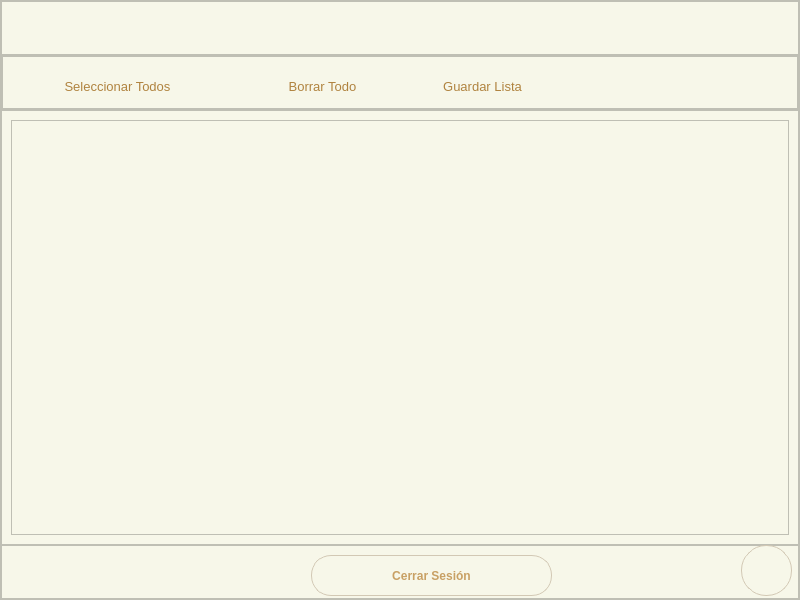
<?xml version="1.0" encoding="UTF-8"?>
<ui version="4.0">
 <class>MainWindow</class>
 <widget class="QMainWindow" name="MainWindow">
  <property name="geometry">
   <rect>
    <x>0</x>
    <y>0</y>
    <width>800</width>
    <height>600</height>
   </rect>
  </property>
  <property name="windowTitle">
   <string>MainWindow</string>
  </property>
  <widget class="QWidget" name="centralwidget">
   <layout class="QVBoxLayout" name="verticalLayout_2">
    <property name="spacing">
     <number>0</number>
    </property>
    <property name="leftMargin">
     <number>0</number>
    </property>
    <property name="topMargin">
     <number>0</number>
    </property>
    <property name="rightMargin">
     <number>0</number>
    </property>
    <property name="bottomMargin">
     <number>0</number>
    </property>
    <item>
     <widget class="QFrame" name="frame">
      <property name="styleSheet">
       <string notr="true">QFrame{
background-color: rgb(247, 247, 233) ;
color: rgb(176, 131, 63);
}
QPushButton{
background-color:#000000ff;
border-radius:25px;
}
QPushButton:hover{
background-color:rgb(230, 225, 210);
border-radius:25px;
}</string>
      </property>
      <property name="frameShape">
       <enum>QFrame::StyledPanel</enum>
      </property>
      <property name="frameShadow">
       <enum>QFrame::Raised</enum>
      </property>
      <layout class="QVBoxLayout" name="verticalLayout" stretch="1,1,8,1">
       <property name="spacing">
        <number>0</number>
       </property>
       <property name="leftMargin">
        <number>0</number>
       </property>
       <property name="topMargin">
        <number>0</number>
       </property>
       <property name="rightMargin">
        <number>0</number>
       </property>
       <property name="bottomMargin">
        <number>0</number>
       </property>
       <item>
        <widget class="QFrame" name="frameTitulo">
         <property name="styleSheet">
          <string notr="true">QFrame{
background-color: rgb(247, 247, 233) ;
color: rgb(176, 131, 63);
}
QPushButton{
background-color:#000000ff;
border-radius:25px;
}
QPushButton:hover{
background-color:rgb(230, 225, 210);
border-radius:25px;
}</string>
         </property>
         <property name="frameShape">
          <enum>QFrame::StyledPanel</enum>
         </property>
         <property name="frameShadow">
          <enum>QFrame::Raised</enum>
         </property>
         <widget class="QPushButton" name="botonSalir">
          <property name="geometry">
           <rect>
            <x>740</x>
            <y>0</y>
            <width>51</width>
            <height>51</height>
           </rect>
          </property>
          <property name="minimumSize">
           <size>
            <width>40</width>
            <height>40</height>
           </size>
          </property>
          <property name="text">
           <string/>
          </property>
          <property name="icon">
           <iconset>
            <normaloff>icono-salir.png</normaloff>icono-salir.png</iconset>
          </property>
         </widget>
         <widget class="QPushButton" name="botonRegresar">
          <property name="geometry">
           <rect>
            <x>690</x>
            <y>0</y>
            <width>51</width>
            <height>51</height>
           </rect>
          </property>
          <property name="minimumSize">
           <size>
            <width>40</width>
            <height>40</height>
           </size>
          </property>
          <property name="text">
           <string/>
          </property>
          <property name="icon">
           <iconset>
            <normaloff>icono-atras.png</normaloff>icono-atras.png</iconset>
          </property>
          <property name="iconSize">
           <size>
            <width>30</width>
            <height>30</height>
           </size>
          </property>
         </widget>
         <widget class="QLabel" name="Titulo">
          <property name="geometry">
           <rect>
            <x>10</x>
            <y>10</y>
            <width>311</width>
            <height>41</height>
           </rect>
          </property>
          <property name="font">
           <font>
            <pointsize>22</pointsize>
           </font>
          </property>
          <property name="text">
           <string/>
          </property>
         </widget>
        </widget>
       </item>
       <item>
        <widget class="QFrame" name="frame_3">
         <property name="styleSheet">
          <string notr="true">QFrame{ background-color: rgb(247, 247, 233) ; }
QRadioButton {
    color: rgb(200, 160, 100);      
}

QRadioButton::indicator {
    width: 14px;
    height: 14px;
    border-radius: 7px;
    border: 2px solid rgb(230, 150, 150);
    background-color: rgb(255, 255, 255);
}

QRadioButton::indicator:checked {
    border: 2px solid rgb(220, 100, 100);
}</string>
         </property>
         <property name="frameShape">
          <enum>QFrame::StyledPanel</enum>
         </property>
         <property name="frameShadow">
          <enum>QFrame::Raised</enum>
         </property>
         <layout class="QHBoxLayout" name="horizontalLayout" stretch="9">
          <property name="spacing">
           <number>0</number>
          </property>
          <property name="leftMargin">
           <number>0</number>
          </property>
          <property name="topMargin">
           <number>0</number>
          </property>
          <property name="rightMargin">
           <number>0</number>
          </property>
          <property name="bottomMargin">
           <number>0</number>
          </property>
          <item>
           <widget class="QFrame" name="frameReceta">
            <property name="styleSheet">
             <string notr="true">QFrame{
background-color: rgb(247, 247, 233) ;
color: rgb(176, 131, 63);
}
QPushButton{
background-color:#000000ff;
color: rgb(176, 131, 63);
border-radius:25px;
}
QPushButton:hover{
background-color:rgb(230, 225, 210);
border-radius:25px;
}</string>
            </property>
            <property name="frameShape">
             <enum>QFrame::StyledPanel</enum>
            </property>
            <property name="frameShadow">
             <enum>QFrame::Raised</enum>
            </property>
            <widget class="QPushButton" name="selectTodo">
             <property name="geometry">
              <rect>
               <x>20</x>
               <y>10</y>
               <width>191</width>
               <height>41</height>
              </rect>
             </property>
             <property name="font">
              <font>
               <pointsize>10</pointsize>
              </font>
             </property>
             <property name="styleSheet">
              <string notr="true">QFrame{
background-color: rgb(247, 247, 233) ;
}
QPushButton{
background-color:#000000ff;
border-radius:25px;
}
QPushButton:hover{
background-color:rgb(230, 225, 210);
border-radius:25px;
}</string>
             </property>
             <property name="text">
              <string>Seleccionar Todos</string>
             </property>
            </widget>
            <widget class="QPushButton" name="borrarTodo">
             <property name="geometry">
              <rect>
               <x>230</x>
               <y>10</y>
               <width>181</width>
               <height>41</height>
              </rect>
             </property>
             <property name="font">
              <font>
               <pointsize>10</pointsize>
              </font>
             </property>
             <property name="styleSheet">
              <string notr="true">QFrame{
background-color: rgb(247, 247, 233) ;
}
QPushButton{
background-color:#000000ff;
border-radius:25px;
}
QPushButton:hover{
background-color:rgb(230, 225, 210);
border-radius:25px;
}</string>
             </property>
             <property name="text">
              <string>Borrar Todo</string>
             </property>
            </widget>
            <widget class="QPushButton" name="guardarLista">
             <property name="geometry">
              <rect>
               <x>390</x>
               <y>10</y>
               <width>181</width>
               <height>41</height>
              </rect>
             </property>
             <property name="font">
              <font>
               <pointsize>10</pointsize>
              </font>
             </property>
             <property name="styleSheet">
              <string notr="true">QFrame{
background-color: rgb(247, 247, 233) ;
}
QPushButton{
background-color:#000000ff;
border-radius:25px;
}
QPushButton:hover{
background-color:rgb(230, 225, 210);
border-radius:25px;
}</string>
             </property>
             <property name="text">
              <string>Guardar Lista</string>
             </property>
            </widget>
           </widget>
          </item>
         </layout>
        </widget>
       </item>
       <item>
        <widget class="QFrame" name="frameLista">
         <property name="styleSheet">
          <string notr="true">QFrame{ background-color: rgb(247, 247, 233) ; }
QRadioButton {
    color: rgb(200, 160, 100);      
}

QRadioButton::indicator {
    width: 14px;
    height: 14px;
    border-radius: 7px;
    border: 2px solid rgb(230, 150, 150);
    background-color: rgb(255, 255, 255);
}

QRadioButton::indicator:checked {
    border: 2px solid rgb(220, 100, 100);
}</string>
         </property>
         <property name="frameShape">
          <enum>QFrame::StyledPanel</enum>
         </property>
         <property name="frameShadow">
          <enum>QFrame::Raised</enum>
         </property>
         <layout class="QVBoxLayout" name="verticalLayout_3">
          <item>
           <widget class="QListWidget" name="listaCompras">
            <property name="font">
             <font>
              <pointsize>10</pointsize>
             </font>
            </property>
            <property name="sizeAdjustPolicy">
             <enum>QAbstractScrollArea::AdjustToContents</enum>
            </property>
            <property name="selectionMode">
             <enum>QAbstractItemView::ExtendedSelection</enum>
            </property>
            <property name="spacing">
             <number>1</number>
            </property>
           </widget>
          </item>
         </layout>
        </widget>
       </item>
       <item>
        <widget class="QFrame" name="frameInfo">
         <property name="styleSheet">
          <string notr="true">QFrame {
    background-color: rgb(247, 247, 233);
}
QPushButton {
    background-color: rgb(247, 247, 233);  
    color: rgb(200, 160, 100);                 
    border-radius: 20px;
    padding: 8px 16px;
    font-weight: bold;
    border: 1px solid rgb(210, 200, 180);  
}

QPushButton:hover {
    background-color: rgb(240, 235, 220);  
	color: rgb(230, 225, 210);
}

QPushButton:pressed {
    background-color: rgb(220, 215, 200);  
}</string>
         </property>
         <property name="frameShape">
          <enum>QFrame::StyledPanel</enum>
         </property>
         <property name="frameShadow">
          <enum>QFrame::Raised</enum>
         </property>
         <widget class="QPushButton" name="botonInfo">
          <property name="geometry">
           <rect>
            <x>740</x>
            <y>0</y>
            <width>51</width>
            <height>51</height>
           </rect>
          </property>
          <property name="minimumSize">
           <size>
            <width>40</width>
            <height>40</height>
           </size>
          </property>
          <property name="styleSheet">
           <string notr="true">QFrame{
background-color: rgb(247, 247, 233) ;
}
QPushButton{
background-color:#000000ff;
border-radius:25px;
}
QPushButton:hover{
background-color:rgb(230, 225, 210);
border-radius:25px;
}</string>
          </property>
          <property name="text">
           <string/>
          </property>
          <property name="icon">
           <iconset>
            <normaloff>icono-informacion.png</normaloff>icono-informacion.png</iconset>
          </property>
         </widget>
         <widget class="QPushButton" name="botonCerrarS">
          <property name="geometry">
           <rect>
            <x>310</x>
            <y>10</y>
            <width>241</width>
            <height>41</height>
           </rect>
          </property>
          <property name="font">
           <font>
            <weight>75</weight>
            <bold>true</bold>
           </font>
          </property>
          <property name="styleSheet">
           <string notr="true"/>
          </property>
          <property name="text">
           <string>Cerrar Sesión</string>
          </property>
         </widget>
        </widget>
       </item>
      </layout>
     </widget>
    </item>
   </layout>
  </widget>
 </widget>
 <resources/>
 <connections/>
</ui>
